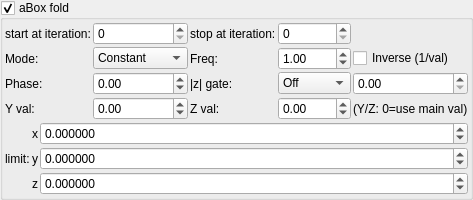
    <widget class="MyGroupBox" name="groupCheck_transf_function_enabledF_false">
     <property name="font">
      <font>
       <weight>50</weight>
       <bold>false</bold>
      </font>
     </property>
     <property name="toolTip">
      <string/>
     </property>
     <property name="title">
      <string>aBox fold</string>
     </property>
     <property name="checkable">
      <bool>true</bool>
     </property>
     <layout class="QVBoxLayout" name="verticalLayout_30" stretch="0,0">
      <property name="spacing">
       <number>2</number>
      </property>
      <property name="leftMargin">
       <number>2</number>
      </property>
      <property name="topMargin">
       <number>2</number>
      </property>
      <property name="rightMargin">
       <number>2</number>
      </property>
      <property name="bottomMargin">
       <number>2</number>
      </property>
      <item>
       <layout class="QGridLayout" name="gridLayout_14">
        <item row="0" column="3">
         <widget class="MySpinBox" name="spinboxInt_transf_multiplier_stop_iter_5">
          <property name="sizePolicy">
           <sizepolicy hsizetype="Minimum" vsizetype="Maximum">
            <horstretch>0</horstretch>
            <verstretch>0</verstretch>
           </sizepolicy>
          </property>
          <property name="font">
           <font>
            <weight>50</weight>
            <bold>false</bold>
           </font>
          </property>
          <property name="maximum">
           <number>250</number>
          </property>
         </widget>
        </item>
      <item row="1" column="0">
       <widget class="QLabel"><property name="text"><string>Mode:</string></property></widget>
      </item>
      <item row="1" column="1">
       <widget class="MyComboBox" name="comboBox_transf_multiplier_value_mode_5">
        <item><property name="text"><string notr="true">Constant</string></property></item>
        <item><property name="text"><string notr="true">Sine</string></property></item>
        <item><property name="text"><string notr="true">Ramp</string></property></item>
        <item><property name="text"><string notr="true">Exponential</string></property></item>
        <item><property name="text"><string notr="true">Triangle</string></property></item>
        <item><property name="text"><string notr="true">Square</string></property></item>
        <item><property name="text"><string notr="true">Smoothstep</string></property></item>
        <item><property name="text"><string notr="true">Noise</string></property></item>
        <item><property name="text"><string notr="true">Ping-pong</string></property></item>
        <item><property name="text"><string notr="true">Stepped</string></property></item>
       </widget>
      </item>
      <item row="1" column="2">
       <widget class="QLabel"><property name="text"><string>Freq:</string></property></widget>
      </item>
      <item row="1" column="3">
       <widget class="MyDoubleSpinBox" name="spinbox_transf_multiplier_frequency_5">
        <property name="minimum"><double>0.01</double></property><property name="maximum"><double>100.0</double></property>
        <property name="singleStep"><double>0.1</double></property><property name="value"><double>1.0</double></property>
       </widget>
      </item>
      <item row="1" column="4" colspan="2">
       <widget class="MyCheckBox" name="checkBox_transf_multiplier_inverse_5">
        <property name="text"><string>Inverse (1/val)</string></property>
       </widget>
      </item>
      <item row="2" column="0">
       <widget class="QLabel"><property name="text"><string>Phase:</string></property></widget>
      </item>
      <item row="2" column="1">
       <widget class="MyDoubleSpinBox" name="spinbox_transf_multiplier_phase_5">
        <property name="minimum"><double>-10.0</double></property><property name="maximum"><double>10.0</double></property>
        <property name="singleStep"><double>0.1</double></property><property name="value"><double>0.0</double></property>
       </widget>
      </item>
      <item row="2" column="2">
       <widget class="QLabel"><property name="text"><string>|z| gate:</string></property></widget>
      </item>
      <item row="2" column="3">
       <widget class="MyComboBox" name="comboBox_transf_multiplier_threshold_mode_5">
        <item><property name="text"><string notr="true">Off</string></property></item>
        <item><property name="text"><string notr="true">&gt; thresh</string></property></item>
        <item><property name="text"><string notr="true">&lt; thresh</string></property></item>
       </widget>
      </item>
      <item row="2" column="4" colspan="2">
       <widget class="MyDoubleSpinBox" name="spinbox_transf_multiplier_threshold_5">
        <property name="minimum"><double>0.0</double></property><property name="maximum"><double>1000.0</double></property>
        <property name="singleStep"><double>0.1</double></property><property name="value"><double>0.0</double></property>
       </widget>
      </item>
      <item row="3" column="0">
       <widget class="QLabel"><property name="text"><string>Y val:</string></property></widget>
      </item>
      <item row="3" column="1">
       <widget class="MyDoubleSpinBox" name="spinbox_transf_multiplier_scale_y_5">
        <property name="minimum"><double>-100.0</double></property><property name="maximum"><double>100.0</double></property>
        <property name="singleStep"><double>0.01</double></property><property name="value"><double>0.0</double></property>
       </widget>
      </item>
      <item row="3" column="2">
       <widget class="QLabel"><property name="text"><string>Z val:</string></property></widget>
      </item>
      <item row="3" column="3">
       <widget class="MyDoubleSpinBox" name="spinbox_transf_multiplier_scale_z_5">
        <property name="minimum"><double>-100.0</double></property><property name="maximum"><double>100.0</double></property>
        <property name="singleStep"><double>0.01</double></property><property name="value"><double>0.0</double></property>
       </widget>
      </item>
      <item row="3" column="4" colspan="2">
       <widget class="QLabel"><property name="text"><string notr="true">(Y/Z: 0=use main val)</string></property></widget>
      </item>
        <item row="0" column="2">
         <widget class="QLabel" name="label_252">
          <property name="font">
           <font>
            <weight>50</weight>
            <bold>false</bold>
           </font>
          </property>
          <property name="text">
           <string>stop at iteration:</string>
          </property>
         </widget>
        </item>
        <item row="0" column="1">
         <widget class="MySpinBox" name="spinboxInt_transf_multiplier_start_iter_5">
          <property name="sizePolicy">
           <sizepolicy hsizetype="Minimum" vsizetype="Maximum">
            <horstretch>0</horstretch>
            <verstretch>0</verstretch>
           </sizepolicy>
          </property>
          <property name="font">
           <font>
            <weight>50</weight>
            <bold>false</bold>
           </font>
          </property>
          <property name="maximum">
           <number>250</number>
          </property>
         </widget>
        </item>
        <item row="0" column="0">
         <widget class="QLabel" name="label_67">
          <property name="font">
           <font>
            <weight>50</weight>
            <bold>false</bold>
           </font>
          </property>
          <property name="text">
           <string>start at iteration:</string>
          </property>
         </widget>
        </item>
       </layout>
      </item>
      <item>
       <layout class="QGridLayout" name="gridLayout_4" columnstretch="0,0,1">
        <property name="spacing">
         <number>2</number>
        </property>
        <item row="0" column="2">
         <widget class="MyDoubleSpinBox" name="spinbox3_transf_offsetA_000_x">
          <property name="enabled">
           <bool>true</bool>
          </property>
          <property name="sizePolicy">
           <sizepolicy hsizetype="Minimum" vsizetype="Maximum">
            <horstretch>0</horstretch>
            <verstretch>0</verstretch>
           </sizepolicy>
          </property>
          <property name="font">
           <font>
            <weight>50</weight>
            <bold>false</bold>
           </font>
          </property>
          <property name="prefix">
           <string/>
          </property>
          <property name="decimals">
           <number>6</number>
          </property>
          <property name="minimum">
           <double>-99.989999999999995</double>
          </property>
          <property name="singleStep">
           <double>0.100000000000000</double>
          </property>
         </widget>
        </item>
        <item row="2" column="1">
         <widget class="QLabel" name="label_24">
          <property name="font">
           <font>
            <weight>50</weight>
            <bold>false</bold>
           </font>
          </property>
          <property name="text">
           <string notr="true">z</string>
          </property>
         </widget>
        </item>
        <item row="2" column="2">
         <widget class="MyDoubleSpinBox" name="spinbox3_transf_offsetA_000_z">
          <property name="enabled">
           <bool>true</bool>
          </property>
          <property name="sizePolicy">
           <sizepolicy hsizetype="Minimum" vsizetype="Maximum">
            <horstretch>0</horstretch>
            <verstretch>0</verstretch>
           </sizepolicy>
          </property>
          <property name="font">
           <font>
            <weight>50</weight>
            <bold>false</bold>
           </font>
          </property>
          <property name="decimals">
           <number>6</number>
          </property>
          <property name="minimum">
           <double>-99.989999999999995</double>
          </property>
          <property name="maximum">
           <double>99.989999999999995</double>
          </property>
          <property name="singleStep">
           <double>0.100000000000000</double>
          </property>
         </widget>
        </item>
        <item row="0" column="1">
         <widget class="QLabel" name="label_22">
          <property name="font">
           <font>
            <weight>50</weight>
            <bold>false</bold>
           </font>
          </property>
          <property name="text">
           <string notr="true">x</string>
          </property>
         </widget>
        </item>
        <item row="1" column="1">
         <widget class="QLabel" name="label_25">
          <property name="font">
           <font>
            <weight>50</weight>
            <bold>false</bold>
           </font>
          </property>
          <property name="text">
           <string notr="true">y</string>
          </property>
         </widget>
        </item>
        <item row="1" column="2">
         <widget class="MyDoubleSpinBox" name="spinbox3_transf_offsetA_000_y">
          <property name="enabled">
           <bool>true</bool>
          </property>
          <property name="sizePolicy">
           <sizepolicy hsizetype="Minimum" vsizetype="Maximum">
            <horstretch>0</horstretch>
            <verstretch>0</verstretch>
           </sizepolicy>
          </property>
          <property name="font">
           <font>
            <weight>50</weight>
            <bold>false</bold>
           </font>
          </property>
          <property name="decimals">
           <number>6</number>
          </property>
          <property name="minimum">
           <double>-99.989999999999995</double>
          </property>
          <property name="maximum">
           <double>99.989999999999995</double>
          </property>
          <property name="singleStep">
           <double>0.100000000000000</double>
          </property>
         </widget>
        </item>
        <item row="1" column="0">
         <widget class="QLabel" name="label_23">
          <property name="font">
           <font>
            <weight>50</weight>
            <bold>false</bold>
           </font>
          </property>
          <property name="text">
           <string>limit:</string>
          </property>
         </widget>
        </item>
       </layout>
      </item>
     </layout>
    </widget>
